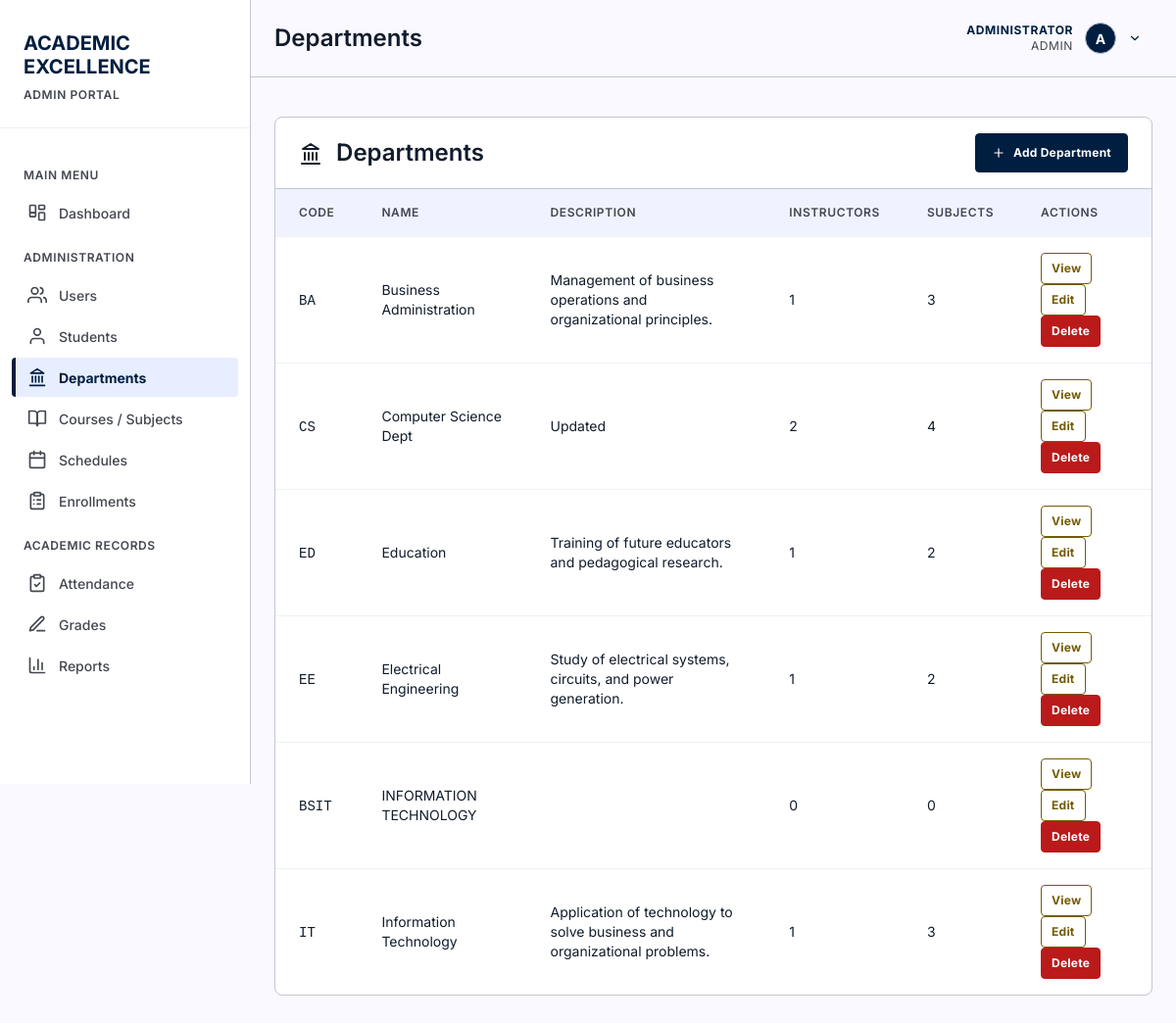
Page /pages/departments.php (signed in) on the committed database.
### tables this page shows
CREATE TABLE "users" (
                    id INTEGER PRIMARY KEY AUTOINCREMENT,
                    username TEXT NOT NULL UNIQUE,
                    password TEXT NOT NULL,
                    full_name TEXT NOT NULL,
                    email TEXT UNIQUE,
                    role TEXT NOT NULL DEFAULT 'student' CHECK(role IN ('admin', 'instructor', 'student')),
                    is_active INTEGER NOT NULL DEFAULT 1 CHECK(is_active IN (0, 1)),
                    last_login_at DATETIME,
                    created_at DATETIME NOT NULL DEFAULT CURRENT_TIMESTAMP,
                    updated_at DATETIME NOT NULL DEFAULT CURRENT_TIMESTAMP
                );

CREATE TABLE departments (
            id INTEGER PRIMARY KEY AUTOINCREMENT,
            department_code TEXT NOT NULL UNIQUE,
            department_name TEXT NOT NULL,
            description TEXT,
            is_active INTEGER NOT NULL DEFAULT 1 CHECK(is_active IN (0, 1)),
            created_at DATETIME NOT NULL DEFAULT CURRENT_TIMESTAMP,
            updated_at DATETIME NOT NULL DEFAULT CURRENT_TIMESTAMP
        );

### includes/auth.php (called while the page is built, shortened)
<?php
function currentUser() {
    static $user = false;
    if ($user === false) {
        $db = getDB();
        $stmt = $db->prepare("SELECT * FROM users WHERE id = :id AND is_active = 1");
        $stmt->execute([':id' => (int) $_SESSION['user_id']]);
        $user = $stmt->fetch() ?: null;
    }
    return $user;
}
function isLoggedIn() {
    return currentUser() !== null;
}
function requireLogin() {
    if (!isLoggedIn()) {
        header('Location: ' . baseUrl() . 'login.php');
        exit();
    }
}
function requireRole(...$roles) {
    requireLogin();
    $user = currentUser();
}
function roleLabel($role) {
    return [
        'admin'      => 'Admin',
        'instructor' => 'Teacher',
        'student'    => 'Student'
    ][$role] ?? ucfirst((string) $role);
}

### pages/departments.php (the view, shortened to what this page needs)
<?php
requireRole('admin');
$db = getDB();
$departments = $db->query("
    SELECT d.*,
           (SELECT COUNT(*) FROM instructors i WHERE i.department_id = d.id) AS instructor_count,
           (SELECT COUNT(*) FROM subjects s WHERE s.department_id = d.id) AS subject_count
    FROM departments d
    ORDER BY d.department_name
")->fetchAll();
$pageTitle = 'Departments';
include '../includes/header.php';
?>
<main>
    <div class="card">
        <div class="card-header" style="display: flex; justify-content: space-between; align-items: center;">
            <h2><?php echo icon('landmark', 24); ?> Departments</h2>
            <button class="btn btn-primary" onclick="document.getElementById('addDeptModal').style.display='block'"><?php echo icon('plus', 14); ?> Add Department</button>
        </div>
        <table>
            <thead>
                <tr>
                    <th>Code</th>
                    <th>Name</th>
                    <th>Description</th>
                    <th>Instructors</th>
                    <th>Subjects</th>
                    <th>Actions</th>
                </tr>
            </thead>
            <tbody>
                <?php foreach ($departments as $department): ?>
                <tr>
                    <td data-label="Code"><code><?php echo htmlspecialchars($department['department_code']); ?></code></td>
                    <td data-label="Name"><?php echo htmlspecialchars($department['department_name']); ?></td>
                    <td data-label="Description"><?php echo htmlspecialchars($department['description'] ?? ''); ?></td>
                    <td data-label="Instructors"><?php echo $department['instructor_count']; ?></td>
                    <td data-label="Subjects"><?php echo $department['subject_count']; ?></td>
                    <td data-label="Actions">
                        <button type="button" class="btn btn-secondary btn-sm"
                                data-id="<?php echo $department['id']; ?>"
                                data-code="<?php echo htmlspecialchars($department['department_code'], ENT_QUOTES); ?>"
                                data-name="<?php echo htmlspecialchars($department['department_name'], ENT_QUOTES); ?>"
                                data-description="<?php echo htmlspecialchars($department['description'] ?? '', ENT_QUOTES); ?>"
                                data-instructors="<?php echo $department['instructor_count']; ?>"
                                data-subjects="<?php echo $department['subject_count']; ?>"
                                data-created="<?php echo htmlspecialchars($department['created_at'] ?? '', ENT_QUOTES); ?>"
                                onclick="viewDept(this)">View</button>
                        <button type="button" class="btn btn-secondary btn-sm"
                                data-id="<?php echo $department['id']; ?>"
                                data-code="<?php echo htmlspecialchars($department['department_code'], ENT_QUOTES); ?>"
                                data-name="<?php echo htmlspecialchars($department['department_name'], ENT_QUOTES); ?>"
                                data-description="<?php echo htmlspecialchars($department['description'] ?? '', ENT_QUOTES); ?>"
                                onclick="editDept(this)">Edit</button>
                        <form method="POST" style="display: inline;" onsubmit="return confirm('Delete this department?')">
                            <button type="submit" class="btn btn-danger btn-sm">Delete</button>
                        </form>
                    </td>
                </tr>
                <?php endforeach; ?>
            </tbody>
        </table>
    </div>
</main>
<?php include '../includes/footer.php'; ?>

### includes/header.php (shortened to what this page needs)
<?php
$currentPage = basename($_SERVER['PHP_SELF'], '.php');
$assetPrefix = $currentPage === 'index' ? '' : '../';
$user = currentUser();
$role = $user['role'];
$fullName = $user['full_name'];
$roleLabel = roleLabel($role);
$avatarLetter = strtoupper(substr($fullName, 0, 1));
?>
<!DOCTYPE html>
<html lang="en">
<head>
    <link rel="stylesheet" href="<?php echo $assetPrefix; ?>assets/css/style.css">
</head>
<body>
    <aside class="sidebar">
        <div class="sidebar-header">
            <h1>
                <span class="red">ACADEMIC</span><br>
                <span class="white">EXCELLENCE</span>
            </h1>
            <span class="portal-label"><?php echo strtoupper($roleLabel); ?> PORTAL</span>
        </div>
        <nav class="sidebar-menu">
            <div class="menu-category">Main Menu</div>
            <a href="<?php echo $assetPrefix; ?>index.php" class="menu-item <?php echo $currentPage === 'index' ? 'active' : ''; ?>">
                <span class="icon"><?php echo icon('dashboard'); ?></span>
                Dashboard
            </a>
            <?php if ($role === 'admin'): ?>
                <div class="menu-category">Administration</div>
                <a href="<?php echo $assetPrefix; ?>pages/users.php" class="menu-item <?php echo $currentPage === 'users' ? 'active' : ''; ?>">
                    <span class="icon"><?php echo icon('users'); ?></span>
                    Users
                </a>
                <a href="<?php echo $assetPrefix; ?>pages/students.php" class="menu-item <?php echo $currentPage === 'students' ? 'active' : ''; ?>">
                    <span class="icon"><?php echo icon('user'); ?></span>
                    Students
                </a>
                <a href="<?php echo $assetPrefix; ?>pages/departments.php" class="menu-item <?php echo $currentPage === 'departments' ? 'active' : ''; ?>">
                    <span class="icon"><?php echo icon('landmark'); ?></span>
                    Departments
                </a>
                <a href="<?php echo $assetPrefix; ?>pages/manage-subjects.php" class="menu-item <?php echo $currentPage === 'manage-subjects' ? 'active' : ''; ?>">
                    <span class="icon"><?php echo icon('book-open'); ?></span>
                    Courses / Subjects
                </a>
                <a href="<?php echo $assetPrefix; ?>pages/schedules.php" class="menu-item <?php echo $currentPage === 'schedules' ? 'active' : ''; ?>">
                    <span class="icon"><?php echo icon('calendar'); ?></span>
                    Schedules
                </a>
                <a href="<?php echo $assetPrefix; ?>pages/enrollments.php" class="menu-item <?php echo $currentPage === 'enrollments' ? 'active' : ''; ?>">
                    <span class="icon"><?php echo icon('clipboard-list'); ?></span>
                    Enrollments
                </a>
                <div class="menu-category">Academic Records</div>
                <a href="<?php echo $assetPrefix; ?>pages/attendance.php" class="menu-item <?php echo $currentPage === 'attendance' ? 'active' : ''; ?>">
                    <span class="icon"><?php echo icon('clipboard-check'); ?></span>
                    Attendance
                </a>
                <a href="<?php echo $assetPrefix; ?>pages/grades.php" class="menu-item <?php echo $currentPage === 'grades' ? 'active' : ''; ?>">
                    <span class="icon"><?php echo icon('pen-line'); ?></span>
                    Grades
                </a>
                <a href="<?php echo $assetPrefix; ?>pages/reports.php" class="menu-item <?php echo $currentPage === 'reports' ? 'active' : ''; ?>">
                    <span class="icon"><?php echo icon('bar-chart'); ?></span>
                    Reports
                </a>
            <?php endif; ?>
        </nav>
    </aside>
    <div class="main-content">
        <header class="top-header">
            <h1 class="page-title"><?php echo $pageTitle ?? 'Dashboard'; ?></h1>
            <div class="user-info">
                <div class="user-menu">
                    <button class="user-menu-toggle" type="button" aria-haspopup="true" aria-expanded="false">
                        <div class="user-meta">
                            <span class="user-name"><?php echo htmlspecialchars($fullName); ?></span>
                            <span class="user-role"><?php echo $roleLabel; ?></span>
                        </div>
                        <div class="user-avatar"><?php echo $avatarLetter; ?></div>
                        <?php echo icon('chevron-down', 14); ?>
                    </button>
                </div>
            </div>
        </header>
        <div class="page-content">

### rows in the picture
users: role "ADMIN", full_name "ADMINISTRATOR", full_name "A"
departments: department_code "BA", department_name "Business Administration", description "Management of business operations and organizational principles.", instructor_count "1", subject_count "3"
departments: department_code "CS", department_name "Computer Science Dept", description "Updated", instructor_count "2", subject_count "4"
departments: department_code "ED", department_name "Education", description "Training of future educators and pedagogical research.", instructor_count "1", subject_count "2"
departments: department_code "EE", department_name "Electrical Engineering", description "Study of electrical systems, circuits, and power generation.", instructor_count "1", subject_count "2"
departments: department_code "BSIT", department_name "INFORMATION TECHNOLOGY", instructor_count "0", subject_count "0"
departments: department_code "IT", department_name "Information Technology", description "Application of technology to solve business and organizational problems.", instructor_count "1", subject_count "3"

### other values in the picture
$pageTitle "Departments"
